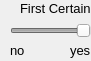
        <widget class="QFrame" name="frame_5">
         <property name="geometry">
          <rect>
           <x>170</x>
           <y>190</y>
           <width>91</width>
           <height>61</height>
          </rect>
         </property>
         <property name="font">
          <font>
           <family>Segoe UI</family>
          </font>
         </property>
         <property name="styleSheet">
          <string notr="true"/>
         </property>
         <property name="frameShape">
          <enum>QFrame::NoFrame</enum>
         </property>
         <property name="frameShadow">
          <enum>QFrame::Raised</enum>
         </property>
         <widget class="QSlider" name="slider_first_certain">
          <property name="enabled">
           <bool>false</bool>
          </property>
          <property name="geometry">
           <rect>
            <x>10</x>
            <y>20</y>
            <width>81</width>
            <height>22</height>
           </rect>
          </property>
          <property name="font">
           <font>
            <family>Segoe UI</family>
           </font>
          </property>
          <property name="maximum">
           <number>1</number>
          </property>
          <property name="value">
           <number>1</number>
          </property>
          <property name="orientation">
           <enum>Qt::Horizontal</enum>
          </property>
         </widget>
         <widget class="QLabel" name="label_10">
          <property name="geometry">
           <rect>
            <x>20</x>
            <y>0</y>
            <width>71</width>
            <height>16</height>
           </rect>
          </property>
          <property name="font">
           <font>
            <family>Segoe UI</family>
            <pointsize>10</pointsize>
           </font>
          </property>
          <property name="text">
           <string>First Certain</string>
          </property>
         </widget>
         <widget class="QLabel" name="label_11">
          <property name="geometry">
           <rect>
            <x>10</x>
            <y>40</y>
            <width>31</width>
            <height>21</height>
           </rect>
          </property>
          <property name="font">
           <font>
            <family>Segoe UI</family>
            <pointsize>10</pointsize>
           </font>
          </property>
          <property name="text">
           <string>no</string>
          </property>
         </widget>
         <widget class="QLabel" name="label_12">
          <property name="geometry">
           <rect>
            <x>70</x>
            <y>40</y>
            <width>31</width>
            <height>21</height>
           </rect>
          </property>
          <property name="font">
           <font>
            <family>Segoe UI</family>
            <pointsize>10</pointsize>
           </font>
          </property>
          <property name="text">
           <string>yes</string>
          </property>
         </widget>
        </widget>
